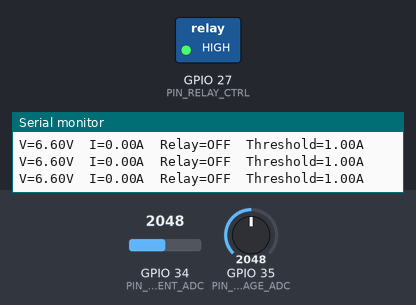
A program run on a simulated ESP32. Shown: switched loads named in the program (green lamp = pin HIGH), the last lines printed to the serial monitor. The inputs (shaded band) are chosen by the test bench; at power-on: GPIO 34 (PIN_CURRENT_ADC) = 2048, GPIO 35 (PIN_VOLTAGE_ADC) = 2048 (analog values on the 0–4095 scale).

Above: at 2.8 s.
2.9 s: GPIO 34 (PIN_CURRENT_ADC) set to 2134
4.4 s: GPIO 34 (PIN_CURRENT_ADC) set to 2226
At 5.2 s:
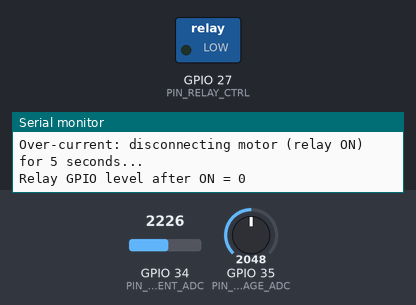
Timing chart, 0 to 11.2 s (numbered marks = the images above; inputs shaded):
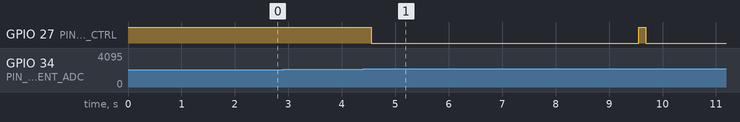

Measured:
- the behaviour switches between 2172 and 2173 on GPIO 34 (PIN_CURRENT_ADC) (found by bisection; images 0 and 1)
- after the input at 4.4 s, GPIO 27 (PIN_RELAY_CTRL): HIGH → LOW after 0.15 s, → HIGH 5.0 s later, → LOW 0.14 s later

The program:

main.cpp
```cpp
#include <Arduino.h>

#include "Config.h"
#include "RelayController.h"
#include "sensors/CurrentSensor.h"
#include "sensors/VoltageMeasure.h"

CurrentSensor currentSensor(
  Config::PIN_CURRENT_ADC,
  Config::ADC_VREF,
  Config::ADC_MAX,
  Config::ACS712_ZERO_V,
  Config::ACS712_SENSITIVITY
);

VoltageMeasure voltageMeasure(
  Config::PIN_VOLTAGE_ADC,
  Config::ADC_VREF,
  Config::ADC_MAX,
  Config::VOLT_DIV_RATIO
);

RelayController relay(Config::PIN_RELAY_CTRL, false);


void setup() {
  Serial.begin(115200);

  analogReadResolution(12);
  analogSetPinAttenuation(Config::PIN_CURRENT_ADC, ADC_11db);
  analogSetPinAttenuation(Config::PIN_VOLTAGE_ADC, ADC_11db);

  currentSensor.begin();
  voltageMeasure.begin();
  relay.begin();
  relay.off();

  Serial.println("Hold motor OFF for current zero calibration...");
  currentSensor.calibrateZero(400, 1500);
  Serial.println("Calibration done.");

  // With COM+NC wiring: relay OFF = motor connected, relay ON = motor disconnected.
  // Start with relay OFF (motor connected).
  relay.off();
}

void loop() {
  float currentA = currentSensor.readCurrentA(Config::SAMPLE_COUNT);
  float motorV = voltageMeasure.readVoltageV(Config::SAMPLE_COUNT);

  // With COM+NC wiring: energize relay to disconnect motor for 5s, then reconnect.
  // Relay is active-low, so ON = write LOW, OFF = released/high (handled by RelayController).
  if (!relay.isOn() && currentA > Config::CURRENT_ON_THRESHOLD) {
    Serial.println("Over-current: disconnecting motor (relay ON) for 5 seconds...");
    relay.on();
    Serial.print("Relay GPIO level after ON = ");
    Serial.println(digitalRead(Config::PIN_RELAY_CTRL));
    delay(5000);
    Serial.println("Reconnecting motor (relay OFF).");
    relay.off();
    Serial.print("Relay GPIO level after OFF = ");
    Serial.println(digitalRead(Config::PIN_RELAY_CTRL));
  }

  Serial.print("V=");
  Serial.print(motorV, 2);
  Serial.print("V  I=");
  Serial.print(currentA, 2);
  Serial.print("A  Relay=");
  Serial.print(relay.isOn() ? "ON" : "OFF");
  Serial.print("  Threshold=");
  Serial.print(Config::CURRENT_ON_THRESHOLD, 2);
  Serial.println("A");

  delay(Config::LOOP_DELAY_MS);
}
```

RelayController.h
```cpp
#pragma once

#include <Arduino.h>

class RelayController {
public:
  RelayController(int pin, bool activeHigh = true);
  void begin();
  void on();
  void off();
  bool isOn() const;

private:
  int pin_;
  bool activeHigh_;
  bool stateOn_;
};
```

CurrentSensor.h
```cpp
#pragma once

#include <Arduino.h>

class CurrentSensor {
public:
  CurrentSensor(int adcPin, float adcVref, int adcMax, float zeroV, float sensitivity);
  void begin();
  void calibrateZero(uint16_t samples, uint16_t settleMs = 500);
  float readCurrentA(uint16_t samples);

private:
  int adcPin_;
  float adcVref_;
  int adcMax_;
  float zeroV_;
  float sensitivity_;
};
```

VoltageMeasure.h
```cpp
#pragma once

#include <Arduino.h>

class VoltageMeasure {
public:
  VoltageMeasure(int adcPin, float adcVref, int adcMax, float ratio);
  void begin();
  float readVoltageV(uint16_t samples);

private:
  int adcPin_;
  float adcVref_;
  int adcMax_;
  float ratio_;
};
```

CurrentSensor.cpp
```cpp
#include "sensors/CurrentSensor.h"

#include <math.h>

CurrentSensor::CurrentSensor(int adcPin, float adcVref, int adcMax, float zeroV, float sensitivity)
  : adcPin_(adcPin), adcVref_(adcVref), adcMax_(adcMax), zeroV_(zeroV), sensitivity_(sensitivity) {}

void CurrentSensor::begin() {
  pinMode(adcPin_, INPUT);
}

void CurrentSensor::calibrateZero(uint16_t samples, uint16_t settleMs) {
  delay(settleMs);

  uint32_t total = 0;
  for (uint16_t i = 0; i < samples; ++i) {
    total += static_cast<uint32_t>(analogRead(adcPin_));
    delayMicroseconds(200);
  }

  float avg = static_cast<float>(total) / static_cast<float>(samples);
  zeroV_ = (avg / static_cast<float>(adcMax_)) * adcVref_;
}

float CurrentSensor::readCurrentA(uint16_t samples) {
  uint32_t total = 0;
  for (uint16_t i = 0; i < samples; ++i) {
    total += static_cast<uint32_t>(analogRead(adcPin_));
    delayMicroseconds(200);
  }

  float avg = static_cast<float>(total) / static_cast<float>(samples);
  float voltage = (avg / static_cast<float>(adcMax_)) * adcVref_;
  float current = (voltage - zeroV_) / sensitivity_;

  return fabsf(current);
}
```

RelayController.cpp
```cpp
#include "RelayController.h"

RelayController::RelayController(int pin, bool activeHigh)
  : pin_(pin), activeHigh_(activeHigh), stateOn_(false) {}

void RelayController::begin() {
  // For active-low relay modules, using open-drain avoids the situation where
  // ESP32 drives HIGH at 3.3V but the module input is pulled up to 5V.
  // In open-drain, writing HIGH releases the line (high-Z) so the external
  // pull-up can bring it fully high and the relay turns OFF reliably.
  if (activeHigh_) {
    pinMode(pin_, OUTPUT);
  } else {
#ifdef OUTPUT_OPEN_DRAIN
    pinMode(pin_, OUTPUT_OPEN_DRAIN);
#else
    // Fallback: we'll switch to INPUT mode in off() to approximate high-Z.
    pinMode(pin_, OUTPUT);
#endif
  }
  off();
}

void RelayController::on() {
  // Ensure we are actively driving when turning ON.
  if (activeHigh_) {
    pinMode(pin_, OUTPUT);
    digitalWrite(pin_, HIGH);
  } else {
#ifdef OUTPUT_OPEN_DRAIN
    pinMode(pin_, OUTPUT_OPEN_DRAIN);
    digitalWrite(pin_, LOW);
#else
    pinMode(pin_, OUTPUT);
    digitalWrite(pin_, LOW);
#endif
  }
  stateOn_ = true;
}

void RelayController::off() {
  if (activeHigh_) {
    pinMode(pin_, OUTPUT);
    digitalWrite(pin_, LOW);
  } else {
#ifdef OUTPUT_OPEN_DRAIN
    pinMode(pin_, OUTPUT_OPEN_DRAIN);
    // HIGH on open-drain = released (high-Z)
    digitalWrite(pin_, HIGH);
#else
    // Release the line so any external pull-up can bring it high.
    pinMode(pin_, INPUT);
#endif
  }
  stateOn_ = false;
}

bool RelayController::isOn() const {
  return stateOn_;
}
```

VoltageMeasure.cpp
```cpp
#include "sensors/VoltageMeasure.h"

VoltageMeasure::VoltageMeasure(int adcPin, float adcVref, int adcMax, float ratio)
  : adcPin_(adcPin), adcVref_(adcVref), adcMax_(adcMax), ratio_(ratio) {}

void VoltageMeasure::begin() {
  pinMode(adcPin_, INPUT);
}

float VoltageMeasure::readVoltageV(uint16_t samples) {
  uint32_t total = 0;
  for (uint16_t i = 0; i < samples; ++i) {
    total += static_cast<uint32_t>(analogRead(adcPin_));
    delayMicroseconds(200);
  }

  float avg = static_cast<float>(total) / static_cast<float>(samples);
  float voltage = (avg / static_cast<float>(adcMax_)) * adcVref_;

  return voltage * ratio_;
}
```

Config.h
```cpp
#pragma once

namespace Config {
  // GPIO mapping (ESP32 NodeMCU-32S)
  constexpr int PIN_CURRENT_ADC = 34;  // ADC1_CH6, input only
  constexpr int PIN_VOLTAGE_ADC = 35;  // ADC1_CH7, input only
  constexpr int PIN_RELAY_CTRL = 27;   // GPIO27

  // ADC settings
  constexpr int ADC_MAX = 4095;
  constexpr float ADC_VREF = 3.3f;

  // ACS712 (20A) settings
  constexpr float ACS712_SUPPLY_V = 5.0f;
  constexpr float ACS712_ZERO_V = ACS712_SUPPLY_V * 0.5f;
  constexpr float ACS712_SENSITIVITY = 0.100f; // V/A for 20A module

  // Voltage divider (R1 from motor+ to ADC, R2 from ADC to GND)
  constexpr float VOLT_DIV_R1 = 30000.0f;  // 30k
  constexpr float VOLT_DIV_R2 = 10000.0f;  // 10k
  constexpr float VOLT_DIV_RATIO = (VOLT_DIV_R1 + VOLT_DIV_R2) / VOLT_DIV_R2;

  // Detection thresholds (tune these)
  constexpr float MOTOR_ON_VOLTAGE_MIN = 2.0f; // V
  constexpr float EMPTY_RUN_CURRENT_MAX = 0.25f; // A
  constexpr unsigned long EMPTY_RUN_HOLD_MS = 2000; // ms
  constexpr float LOAD_DROP_RATIO = 0.55f; // Trip if current < baseline * ratio
  constexpr float MIN_BASELINE_CURRENT = 0.30f; // A
  constexpr float BASELINE_ALPHA = 0.15f; // 0..1 (higher = faster adapt)
  constexpr float CURRENT_ON_THRESHOLD = 1.00f; // A

  // Sampling
  constexpr uint16_t SAMPLE_COUNT = 50;
  constexpr unsigned long LOOP_DELAY_MS = 100;
}
```
